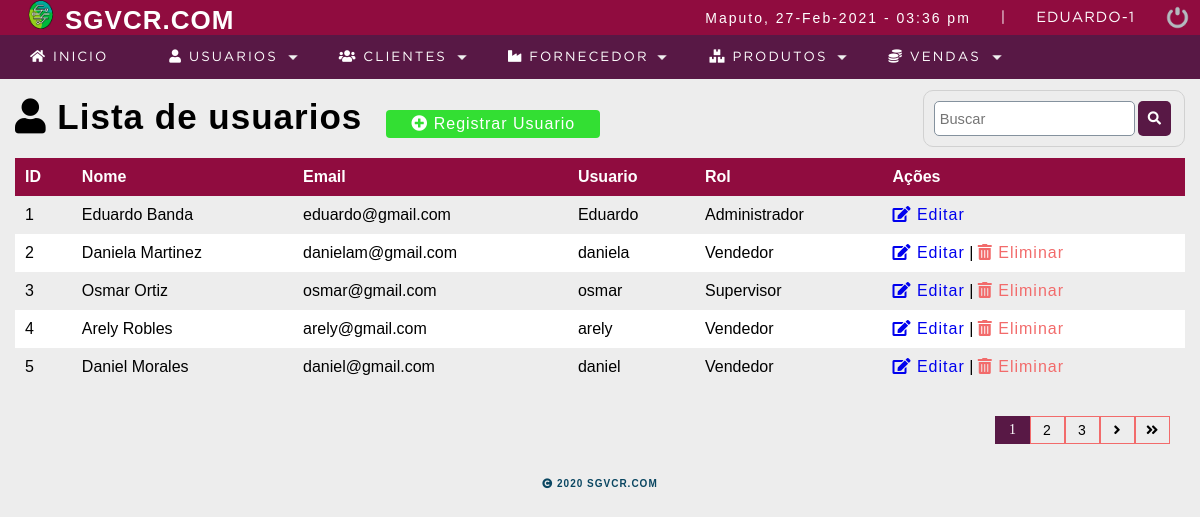
The page /sistema/lista_usuario.php (signed in) on the database its author committed.
### tables this page shows
CREATE TABLE IF NOT EXISTS `usuario` (
  `idusuario` int(11) NOT NULL AUTO_INCREMENT,
  `nombre` varchar(50) DEFAULT NULL,
  `correo` varchar(100) DEFAULT NULL,
  `usuario` varchar(15) DEFAULT NULL,
  `clave` varchar(100) DEFAULT NULL,
  `rol` int(11) DEFAULT NULL,
  `estatus` int(11) NOT NULL DEFAULT '1',
  PRIMARY KEY (`idusuario`),
  KEY `rol` (`rol`),
  CONSTRAINT `usuario_ibfk_1` FOREIGN KEY (`rol`) REFERENCES `rol` (`idrol`) ON DELETE CASCADE ON UPDATE CASCADE
);

CREATE TABLE IF NOT EXISTS `rol` (
  `idrol` int(11) NOT NULL AUTO_INCREMENT,
  `rol` varchar(20) DEFAULT NULL,
  PRIMARY KEY (`idrol`)
);

### sistema/lista_usuario.php (the view, shortened to what this page needs)
<?php
    include "../conn.php";
?>
<!DOCTYPE html>
<html lang="en">
<head>
	<?php include "includes/scripts.php"; ?>
</head>
<body>
<?php include "includes/header.php"; ?>
	<section id="container">
		<h1><i class="fa fa-user"></i> Lista de usuarios</h1>
        <a href="registro_usuario.php" class="btn_new"><i class="fas fa-plus-circle"></i> Registrar Usuario</a>
        <form action="buscar_usuario.php" method="get" class="form_search">
            <input type="text" name="busqueda" id="busqueda" placeholder="Buscar">
            <button type="submit" class="btn_view"><i class="fas fa-search"></i></button>
        </form>
        <table>
            <tr>
                <th>ID</th>
                <th>Nome</th>
                <th>Email</th>
                <th>Usuario</th>
                <th>Rol</th>
                <th>Ações</th>
            </tr>
        <?php
        $sql_registe = mysqli_query($conn, "SELECT COUNT(*) as total_registro FROM usuario WHERE estatus = 1 ");
        $result_register = mysqli_fetch_array($sql_registe);
        $total_registro = $result_register['total_registro'];
        $por_pagina = 5;
        if(empty($_GET['pagina']))
        {
            $pagina =1;
        }else{
            $pagina = $_GET['pagina'];
        }
        $desde = ($pagina-1) * $por_pagina;
        $total_paginas = ceil($total_registro / $por_pagina);
            $query = mysqli_query($conn, "SELECT u.idusuario, u.nombre, u.correo, u.usuario, r.rol
                                                FROM usuario u INNER JOIN rol r ON u.rol = r.idrol WHERE estatus = 1
                                                ORDER BY u.idusuario ASC LIMIT $desde,$por_pagina");
            $result = mysqli_num_rows($query);
            if($result > 0){
                    while($data = mysqli_fetch_array($query)){
        ?>
                <tr>
                <td><?php echo $data["idusuario"] ?></td>
                <td><?php echo $data["nombre"] ?></td>
                <td><?php echo $data["correo"] ?></td>
                <td><?php echo $data["usuario"] ?></td>
                <td><?php echo $data["rol"] ?></td>
                <td>
                    <a class="link_edit" href="editar_usuario.php?id=<?php echo $data["idusuario"] ?>"><i class="fas fa-edit"></i> Editar</a>
                    <?php if ($data["idusuario"] !=1){?>
                    |
                        <a class="link_delete" href="eliminar_confirmar_usuario.php?id=<?php echo $data["idusuario"] ?>"> <i class="fas fa-trash-alt"></i> Eliminar</a>
                    <?php }?>
                </td>
            </tr>
            <?php
            }
        }
        ?>
        </table>
        <div class="paginador">
            <ul>
            <?php
                for ($i=1; $i <= $total_paginas; $i++){
                    if($i == $pagina)
                    {
                        echo '<li class="pageSelected">'.$i.'</li>';
                    }else{
                        echo '<li><a href="?pagina='.$i.'">'.$i.'</a></li>';
                    }
                }
                if($pagina != $total_paginas)
                {
                ?>
                <li><a href="?pagina=<?php echo $pagina + 1; ?>"><i class="fas fa-angle-right"></i></a></li>
                <li><a href="?pagina=<?php echo $total_paginas; ?>"><i class="fas fa-angle-double-right"></i></a></li>
                <?php } ?>
    </div>
	</section>
	<?php include "includes/footer.php"; ?>
</body>
</html>

### sistema/includes/scripts.php (shortened to what this page needs)
<link rel="stylesheet" href="https://use.fontawesome.com/releases/v5.8.1/css/all.css">
<link rel="stylesheet" type="text/css" href="css/styles.css">

### sistema/includes/header.php (shortened to what this page needs)
<header>
		<div class="header">
			<h1><img class="logo1" src="img/log1.png">SGVCR.COM</h1>
			<div class="optionsBar">
				<p>Maputo, <?php echo date("d-M-Y - h:i a"); ?></p>
				<span>|</span>
				<span class="user"><?php echo $_SESSION['user'].'-'.$_SESSION['rol'] ; ?> </span>
				<a href="sair.php"><img class="close" src="img/sair.png" alt="Salir del sistema" title="Salir"></a>
			</div>
		</div>
		<?php include "nav.php"; ?>
	</header>

### sistema/includes/nav.php (shortened to what this page needs)
<nav>
			<ul>
				<li><a href="index.php"><i class="fas fa-home"></i> Inicio</a></li>
				<?php
					if($_SESSION['rol'] ==1){
				?>
				<li class="principal">
					<a href="#"><i class="fa fa-user"></i> Usuarios</a>
				</li>
					<?php } ?>
				<li class="principal">
					<a href="#"><i class="fas fa-users"></i> Clientes</a>
				</li>
				<?php
					if($_SESSION['rol'] ==1 || $_SESSION['rol'] == 2){
				?>
				<li class="principal">
					<a href="#"><i class="fas fa-industry"></i> Fornecedor</a>
				</li>
					<?php } ?>
				<li class="principal">
					<a href="#"><i class="fas fa-boxes"></i> Produtos</a>
				</li>
				<li class="principal">
					<a href="#"><i class="fas fa-coins"></i> Vendas</a>
				</li>
			</ul>
		</nav>

### sistema/includes/footer.php
<p class="fo"> <i class="fas fa-copyright"></i> 2020 SGVCR.COM</p>

### sistema/css/styles.css (style rules this page uses)
* { margin: 0; padding: 0; box-sizing: border-box; }
body { background: #ededed; }
h1, h2, h3, h4, h5, h6 { font-family: 'arial'; font-weight: bold; letter-spacing: 1px; }
h1 { font-size: 26px; }
p { font-family: 'arial'; letter-spacing: 2px; font-size: 14px; line-height: 20px; }
a { text-decoration: none; font-family: arial; letter-spacing: 1px; }
span { font-family: 'GothamBook'; letter-spacing: 1px; font-size: 14px; line-height: 20px; }
header { position: fixed; width: 100%; }
.header { color: #FFF; background: #900C3F; height: 35px; display: -webkit-flex; display: -moz-flex; display: -ms-flex; display: -o-flex; display: flex; justify-content: space-between; align-items: center; padding: 10px; }
.optionsBar { display: -webkit-flex; display: -moz-flex; display: -ms-flex; display: -o-flex; display: flex; justify-content: center; align-items: center; }
.optionsBar span { color: #FFF; font-size: 11pt; font-family: 'GothamBook'; text-transform: uppercase; margin-left: 30px; }
.logo1 { margin-left: 5px; width: 50px; height: 30px; }
.close { width: 25px; height: 25px; }
.optionsBar a { display: -webkit-flex; display: -moz-flex; display: -ms-flex; display: -o-flex; display: flex; margin-left: 30px; }
nav ul { background: #581845; list-style: none; display: -webkit-flex; display: -moz-flex; display: -ms-flex; display: -o-flex; display: flex; justify-content: left; align-items: center; }
nav ul > li a { position: relative; }
nav a { color: #FFF; display: block; font-size: 10pt; font-family: 'GothamBook'; padding: 15px 30px; text-transform: uppercase; letter-spacing: 2px; transition: background .5s; border-right: 1px solid #581845; }
nav .principal > a { background: url(../img/arrow_bottom.png) no-repeat; background-position-x: 0%; background-position-y: 0%; background-size: auto auto; background-position: 94% center; background-size: 10px; }
#container { padding: 90px 15px 15px; }
form { background: #FFF; margin: auto; padding: 20px 50px; border: 1px solid #d1d1d1; }
input,select { display: block; width: 100%; font-size: 11pt; padding: 5px; border: 1px solid #85929e; border-radius: 5px; }
#container h1 { font-size: 35px; display: inline-block; }
.btn_new { display: inline-block; background: #33df33; color: #fff; padding: 5px 25px; border-radius: 4px; margin: 20px; }
table { border-collapse: collapse; font-size: 12pt; font-family: 'arial'; width:100% }
table th { text-align: left; padding: 10px; background: #900C3F; color: #FFF; }
table tr:nth-child(odd) { background: #fff; }
table td { padding: 10px; }
.link_delete { color: #f26b6b; }
.paginador ul { padding: 15px; list-style: none; background: initial; margin-top: 15px; display: -webkit-flex; display: -moz-flex; display: -ms-flex; display: -o-flex; display: flex; justify-content: flex-end; }
.paginador a, .pageSelected { color: black; border: 1px solid #f26b6b; padding: 5px; display: inline-block; font-size: 14px; text-align: center; width: 35px; }
.pageSelected { color: #fff; background: #581845; border: 1px solid #581845; }
.form_search { display: -webkit-flex; display: -moz-flex; display: -ms-flex; display: -o-flex; display: flex; float: right; background: initial; padding: 10px; border-radius: 10px; }
.btn_view { background-color: #581845; border: 0; border-radius: 5px; cursor: pointer; padding: 10px; margin: 0 3px; color: #fff; }
.fo { font-family: 'arial'; font-weight: bold; letter-spacing: 1px; font-size: 10px; text-align: center; justify-content: center; color: #0a4661; }

### rows shown on the page
usuario: idusuario "1", nombre "Eduardo Banda", correo "eduardo@gmail.com", usuario "Eduardo", rol.rol "Administrador"
usuario: idusuario "2", nombre "Daniela Martinez", correo "danielam@gmail.com", usuario "daniela", rol.rol "Vendedor"
usuario: idusuario "3", nombre "Osmar Ortiz", correo "osmar@gmail.com", usuario "osmar", rol.rol "Supervisor"
usuario: idusuario "4", nombre "Arely Robles", correo "arely@gmail.com", usuario "arely", rol.rol "Vendedor"
usuario: idusuario "5", nombre "Daniel Morales", correo "daniel@gmail.com", usuario "daniel", rol.rol "Vendedor"

### other values the page prints
$_SESSION['user'] "EDUARDO"
$_SESSION['rol'] "1"
